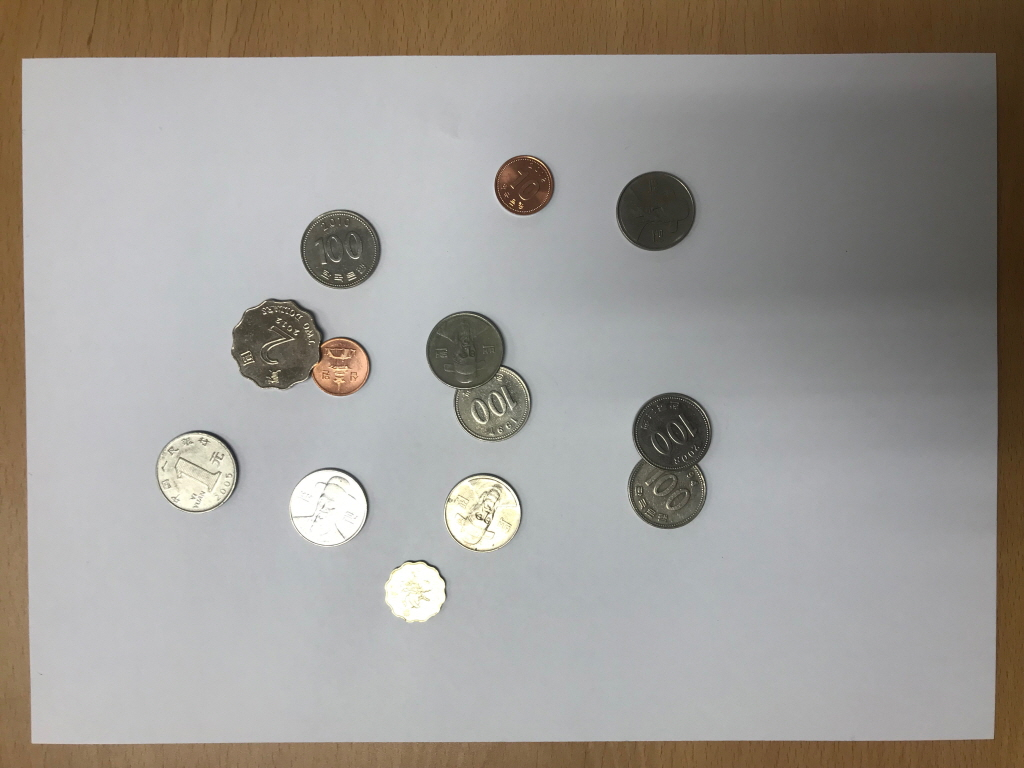
#> input picture HW-04/sIMG_8255.JPG, 1024 x 768 px
$ jupyter execute Untitled.ipynb
#> lines starting #> are read from the running program, lines starting #| are printed output that depends on the picture; after the words box and inside, x2 and y2 are one past the last pixel; in counts of white or black regions, pixels touching at a corner belong together
[cell 1]
import numpy as np
import cv2
from matplotlib import pyplot as plt

[cell 2]
img = cv2.imread('sIMG_8255.JPG',1)
#> img is the input picture: shape (768, 1024, 3); mean B, G, R 149.9, 154.6, 158.2
img = img[60:660, 50:750]
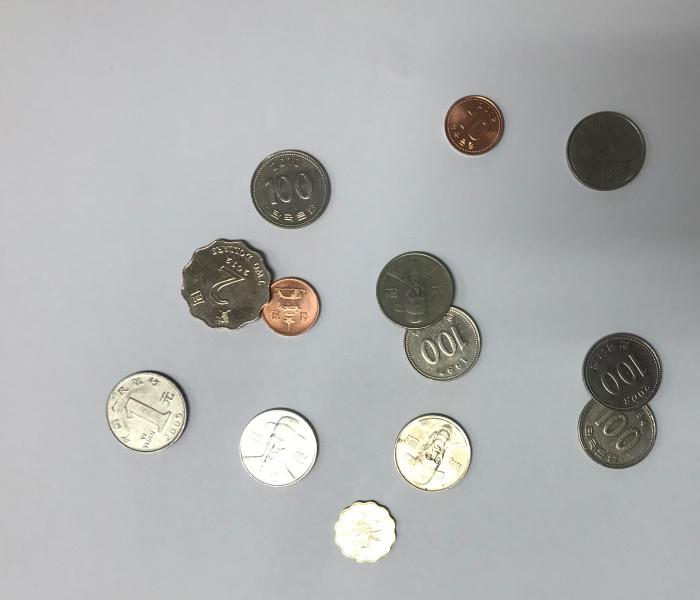
#> img: shape (600, 700, 3); mean B, G, R 175.7, 175.7, 174.6
gray = cv2.cvtColor(img, cv2.COLOR_BGR2GRAY)
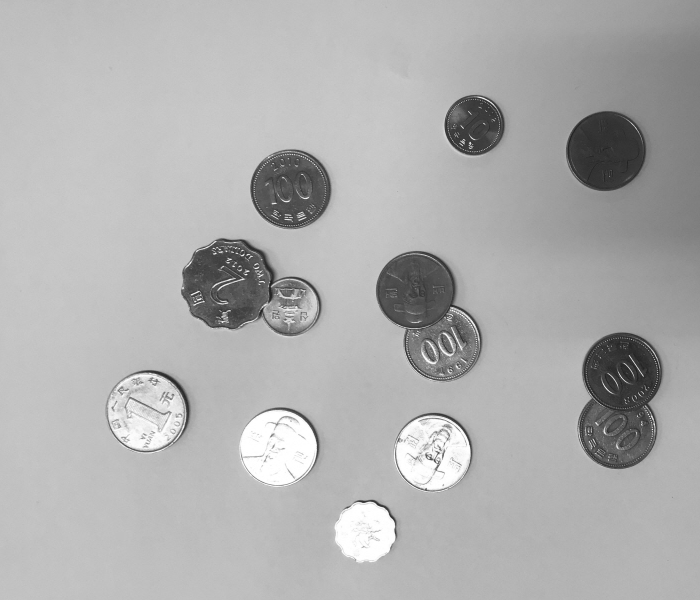
#> gray: shape (600, 700); min 30, max 255, mean 175.4
gray_blur = cv2.GaussianBlur(gray, (15, 15), 0)
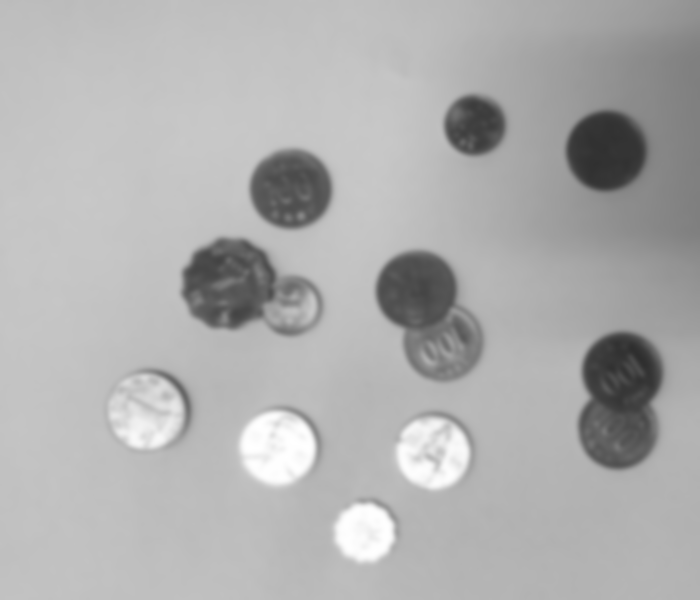
#> gray_blur: shape (600, 700); min 46, max 255, mean 175.3
thresh = cv2.adaptiveThreshold(gray_blur, 255, cv2.ADAPTIVE_THRESH_GAUSSIAN_C,cv2.THRESH_BINARY_INV, 11, 1)
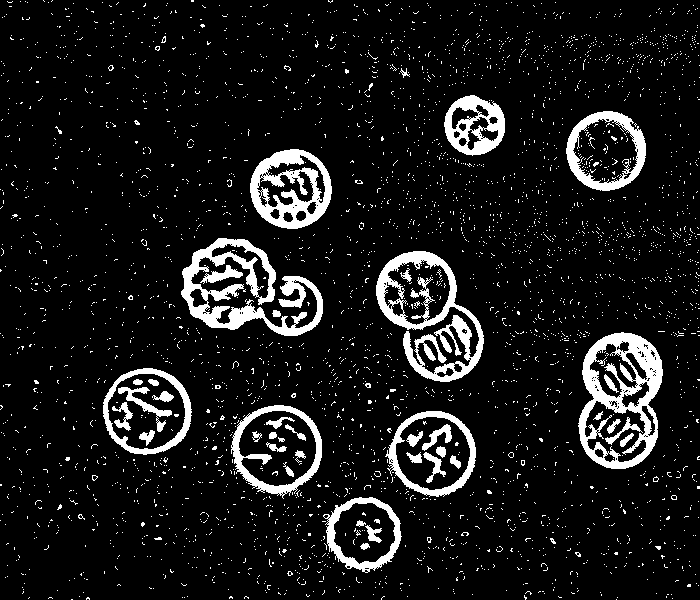
#> thresh: shape (600, 700); 9.4% white; 3537 white regions (3492 under 20 px), largest, box (x1, y1, x2, y2) and area: (578, 332, 663, 469) 4927, (181, 238, 323, 336) 4854, (376, 251, 484, 382) 4634
kernel = np.ones((4, 4), np.uint8)
opening = cv2.morphologyEx(thresh, cv2.MORPH_OPEN,kernel,iterations = 1)
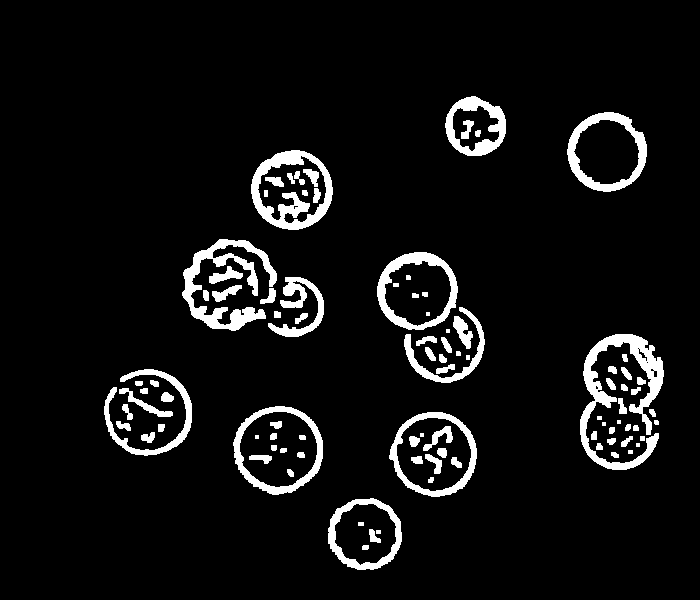
#> opening: shape (600, 700); 6.7% white; 95 white regions (7 under 20 px), largest, box (x1, y1, x2, y2) and area: (580, 334, 664, 470) 3440, (182, 239, 277, 331) 2784, (251, 150, 333, 230) 2445
dilation = cv2.dilate(opening,kernel,iterations = 1)
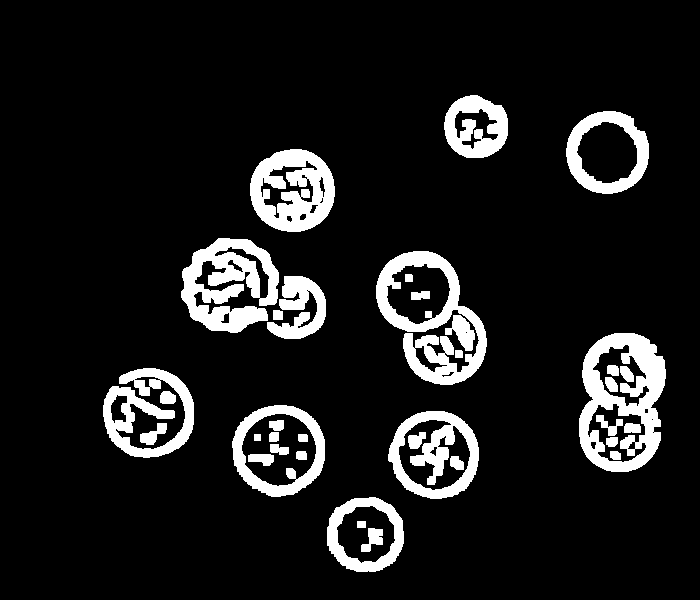
#> dilation: shape (600, 700); 10.8% white; 36 white regions, largest, box (x1, y1, x2, y2) and area: (579, 333, 666, 472) 6238, (376, 251, 487, 385) 5441, (181, 238, 279, 333) 5383
erosion = cv2.erode(dilation,kernel,iterations = 1)
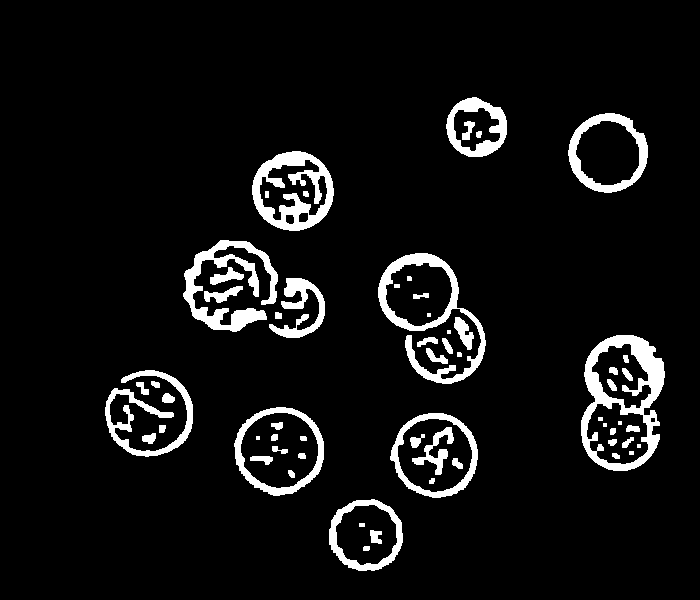
#> erosion: shape (600, 700); 6.8% white; 62 white regions (6 under 20 px), largest, box (x1, y1, x2, y2) and area: (581, 335, 665, 471) 4092, (252, 151, 334, 231) 3043, (378, 253, 486, 384) 3000
closing = cv2.morphologyEx(erosion, cv2.MORPH_CLOSE,kernel, iterations=4)
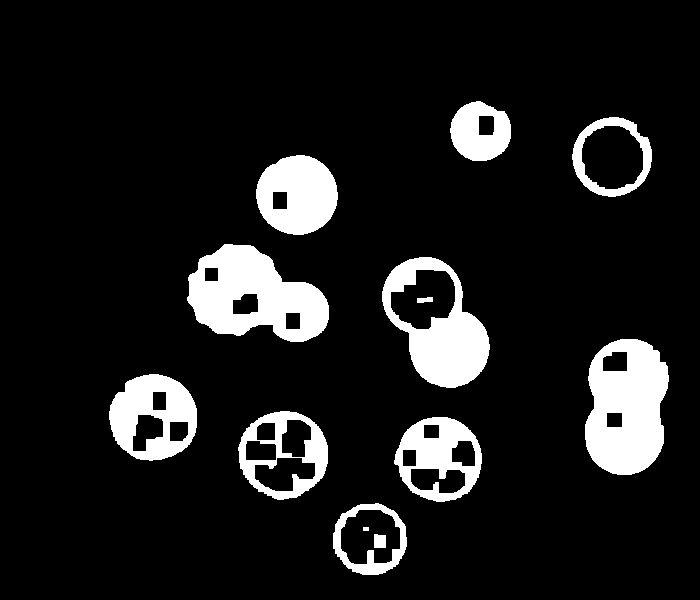
#> closing: shape (600, 700); 11.1% white; 13 white regions
contours, hierarchy = cv2.findContours(closing, cv2.RETR_EXTERNAL,cv2.CHAIN_APPROX_SIMPLE)
#> contours = 10 contours; largest, box (x1, y1, x2, y2) and area: (187, 244, 329, 342) 9149, (382, 257, 490, 388) 9071, (585, 339, 669, 475) 9002, (238, 411, 328, 500) 6046, (109, 374, 197, 461) 5864
for cnt in contours:
    area = cv2.contourArea(cnt)
    if area >9000 :
        continue
    if len(cnt) < 8:
        continue
    ellipse = cv2.fitEllipse(cnt)
    cv2.ellipse(img, ellipse, (0,255,0), 2)
#> this loop made 10 passes
#> (area, ellipse) on passes 1, 2, 3, 4, 8, 9, 10: (4096, ((369.7, 538.6), (71.27, 73.56), 99.05)), (5608, ((438.9, 458.7), (83.49, 85.85), 119.9)), (6046, ((283.1, 454.1), (86.55, 89.09), 89.96)), (5864.5, ((153.1, 417.2), (85.63, 87.7), 92.92)), (4997, ((296.7, 194.5), (78.75, 80.96), 88.14)), (4817.5, ((611.5, 156.7), (78.26, 78.56), 160)), (2746, ((480, 131.2), (57.61, 61.04), 104.6))
#> area on passes 5 to 7: 9002.5, 9071, 9149
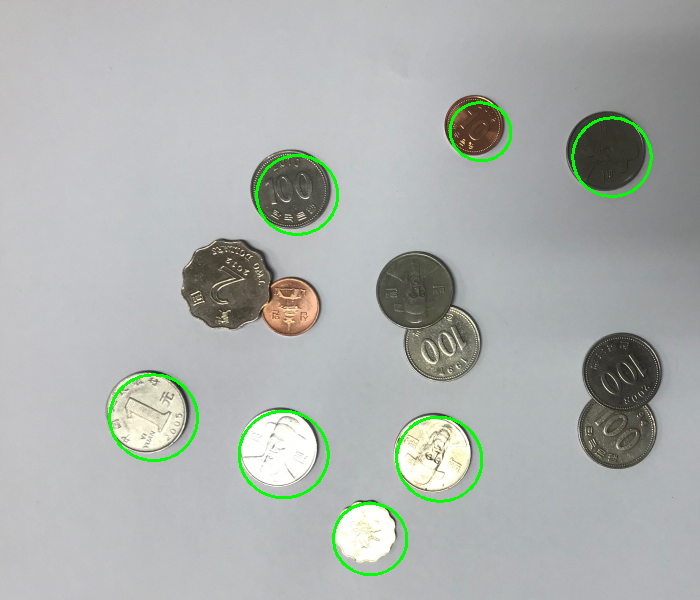
#> img: shape (600, 700, 3); 1.22% of pixels changed, all inside (x1, y1, x2, y2) = (108, 101, 653, 576)
plt.figure(figsize=(15,15))
plt.subplot(331),plt.imshow(img,"gray"),plt.title('Input')
plt.subplot(332),plt.imshow(closing,"gray"),plt.title('Closing')
plt.subplot(333),plt.imshow(thresh,"gray"),plt.title('Thresh')
plt.show()
#> figure, not shown here; B, G, R data is drawn as R, G, B
